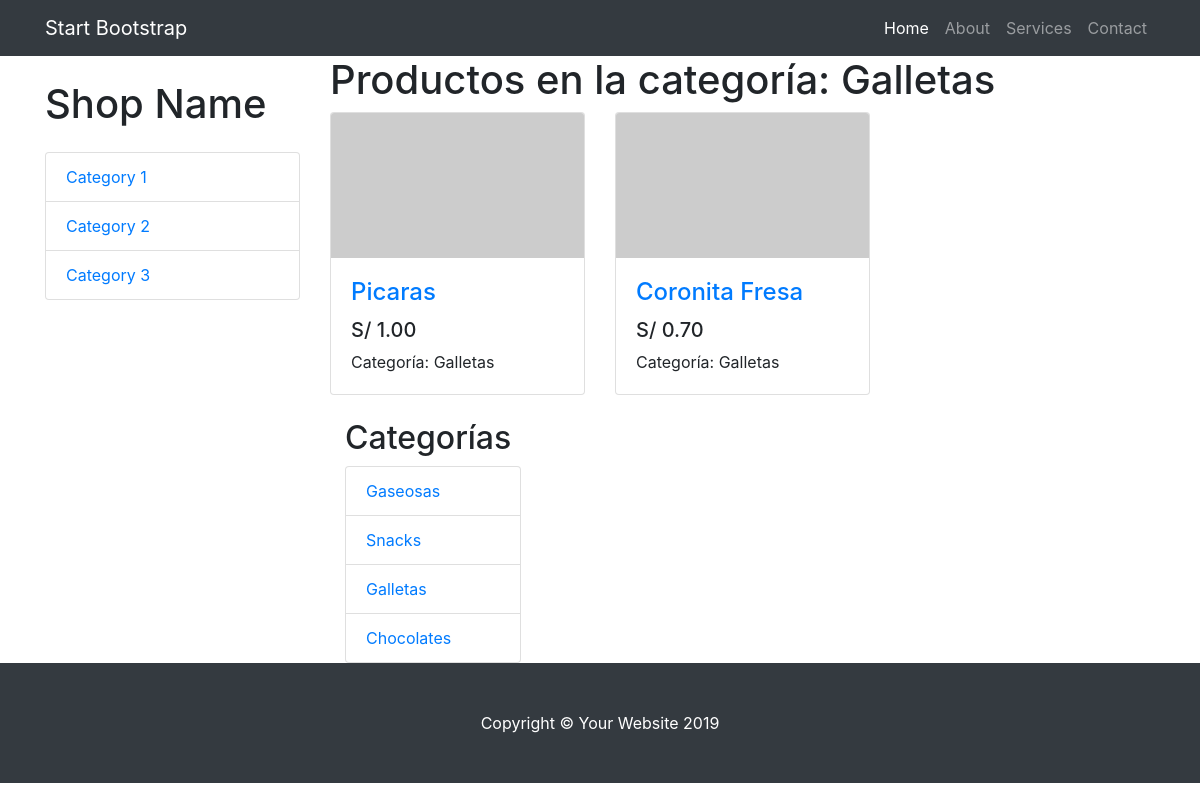
The app's page /tienda/categoria/4/ with its own data.
### tienda/models.py (models this page shows, shortened)
class Categoria(models.Model):
    nombre = models.CharField(max_length=200)
    pub_date = models.DateTimeField('fecha de registro',auto_now=True)

class Producto(models.Model):
    categoria = models.ForeignKey(Categoria,on_delete=models.CASCADE)
    nombre = models.CharField(max_length=200)
    precio = models.DecimalField(max_digits=6,decimal_places=2)
    stock = models.IntegerField(default=0)
    pub_date = models.DateTimeField('date published')

### tienda/views.py (the view)
# urls.py: path('categoria/<int:categoria_id>/', views.productos_por_categoria, name='productos_por_categoria'),
def productos_por_categoria(request, categoria_id):
    categoria = get_object_or_404(Categoria, pk=categoria_id)
    productos = Producto.objects.filter(categoria=categoria)
    categorias = Categoria.objects.all()
    return render(request, 'productos_por_categoria.html', {'productos': productos, 'categoria': categoria, 'categorias': categorias})

### tienda/templates/productos_por_categoria.html
{% extends "layout.html" %}
{% block content %}
<h1>Productos en la categoría: {{ categoria.nombre }}</h1>
<div class="row">
  {% for prod in productos %}
  <div class="col-lg-4 col-md-6 mb-4">
    <div class="card h-100">
      <a href="{% url 'producto' prod.id %}">
        <img class="card-img-top" src="http://placehold.it/700x400" alt="">
      </a>
      <div class="card-body">
        <h4 class="card-title">
          <a href="{% url 'producto' prod.id %}">{{ prod.nombre }}</a>
        </h4>
        <h5>S/ {{ prod.precio }}</h5>
        <p class="card-text">Categoría: {{ prod.categoria.nombre }}</p>
      </div>
    </div>
  </div>
  {% endfor %}
</div>
<aside class="col-lg-3">
  <h2>Categorías</h2>
  <ul class="list-group">
    {% for categoria in categorias %}
      <li class="list-group-item">
        <a href="{% url 'productos_por_categoria' categoria.id %}">{{ categoria.nombre }}</a>
      </li>
    {% endfor %}
  </ul>
</aside>
{% endblock %}

### tienda/static/css/shop.css (style rules this page uses)
body { padding-top: 54px; }
@media (min-width: 992px) { body { padding-top: 56px; } }

### records on screen
Categoria: nombre "Galletas"
Producto: nombre "Picaras", precio "1.00", categoria.nombre "Galletas"
Producto: nombre "Coronita Fresa", precio "0.70", categoria.nombre "Galletas"
Categoria: nombre "Gaseosas"
Categoria: nombre "Snacks"
Categoria: nombre "Chocolates"
